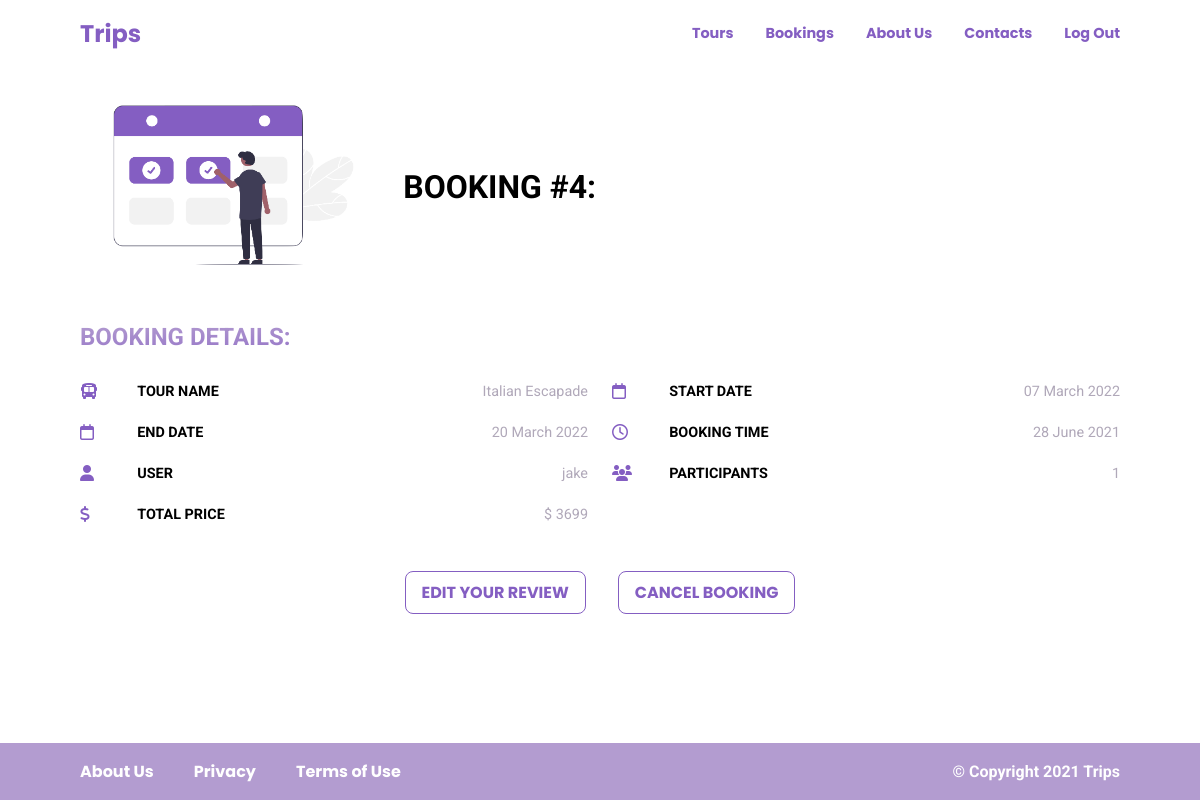
Page /bookings/4 (signed in) on the committed database.
### bookings/models.py (models this page shows, shortened)
class Booking(models.Model):
    tour = models.ForeignKey(Tour, on_delete=models.CASCADE, related_name="bookings")
    user = models.ForeignKey(User, on_delete=models.CASCADE, related_name="bookings")
    created_at = models.DateTimeField(auto_now_add=True)
    num_of_people = models.IntegerField()
    price = models.FloatField(null=True)

### tours/models.py (models this page shows, shortened)
class Tour(models.Model):
    name = models.CharField(max_length=100, unique=True)
    slug = models.SlugField(max_length=100, db_index=True)
    duration = models.IntegerField()
    max_group_size = models.IntegerField()
    ratings = models.FloatField(default=0)
    ratings_number = models.IntegerField(default=0)
    price = models.FloatField()
    summary = models.TextField()
    description = models.TextField()
    start_date = models.DateField()
    end_date = models.DateField()
    created_at = models.DateTimeField(auto_now_add=True)
    locations = models.ManyToManyField(Location)
    images = models.ManyToManyField(Image)
    num_of_spots_left = models.IntegerField()

### bookings/views.py (the view)
# urls.py: path("<int:booking_id>", views.single_booking, name="booking"),
@login_required
def single_booking(request, booking_id):
    current_user = request.user
    booking = get_object_or_404(Booking, pk=booking_id, user=current_user)
    tour = booking.tour
    review = Review.objects.filter(tour=tour, user=current_user).first()
    return render(
        request, "bookings/booking.html", {"booking": booking, "review": review}
    )

### bookings/templates/bookings/booking.html (shortened to what this page needs)
{% extends 'base.html' %}
{% load static %}
{% block css_files %}
	<link rel="stylesheet" href="{% static 'bookings/css/bookings_nav.css' %}">
	<link rel="stylesheet" href="{% static 'bookings/css/booking.css' %}">
{% endblock %}
{% block content %}
	<div class="inner_container">
		<header>
			{% include 'includes/navigation.html' %}
		</header>
		<div class="content_container">
			<section class="booking_section">
				<div class="booking_header">
					<div class="booking_header_img_container">
						<img src="{% static "bookings/images/booking.png" %}" alt="Header">
					</div>
					<h1>BOOKING #{{ booking.id }}:</h1>
				</div>
				<div class="booking_details_container">
					<h3>BOOKING DETAILS:</h3>
					<ul class="booking_details_list">
						<li class="booking_details_item">
							<i class="fas fa-bus"></i>
							<span class="details_text">TOUR NAME</span>
							<span class="details_value">{{ booking.tour.name }}</span>
						</li>
						<li class="booking_details_item">
							<i class="far fa-calendar"></i>
							<span class="details_text">START DATE</span>
							<span class="details_value">{{ booking.tour.start_date|date:"d F Y" }}</span>
						</li>
						<li class="booking_details_item">
							<i class="far fa-calendar"></i>
							<span class="details_text">END DATE</span>
							<span class="details_value">{{ booking.tour.end_date|date:"d F Y" }}</span>
						</li>
						<li class="booking_details_item">
							<i class="far fa-clock"></i>
							<span class="details_text">BOOKING TIME</span>
							<span class="details_value">{{ booking.created_at|date:"d F Y" }}</span>
						</li>
						<li class="booking_details_item">
							<i class="fas fa-user"></i>
							<span class="details_text">USER</span>
							<span class="details_value">{{ booking.user.username }}</span>
						</li>
						<li class="booking_details_item">
							<i class="fas fa-users"></i>
							<span class="details_text">PARTICIPANTS</span>
							<span class="details_value">{{ booking.num_of_people }}</span>
						</li>
						<li class="booking_details_item">
							<i class="fas fa-dollar-sign"></i>
							<span class="details_text">TOTAL PRICE</span>
							<span class="details_value">$ {{ booking.price|floatformat }}</span>
						</li>
					</ul>
				</div>
				<div class="booking_btn_container">
					<a href="{% if review %}{% url 'edit_review' review.id %}{% else %}{% url 'new_review' booking.tour.slug %}{% endif %}" class="booking_btn_booking booking_btn_margin">
						{% if review %}
							EDIT YOUR REVIEW
						{% else %}
							WRITE A REVIEW
						{% endif %}
					</a>
					<a href="{% url 'delete_booking' booking.id %}" class="booking_btn_booking">
						CANCEL BOOKING
					</a>
				</div>
			</section>
		</div>
	</div>
{% endblock %}

### static/css/styles.css (style rules this page uses)
*, *::before, *::after { margin: 0; padding: 0; box-sizing: border-box; }
:root { --color-primary: #845ec2; --color-secondary: #b39cd0; --color-white: #fff; --color-gray: #b0a8b9; --color-error: rgb(252, 74, 9); --color-black: #000; --color-purple-light: rgb(246, 240, 253); }
body, textarea { font-family: 'Roboto', sans-serif; }
ul { list-style: none; }
a { text-decoration: none; font-family: 'Poppins', sans-serif; }
.inner_container { flex: auto; }
.content_container { padding: 0 1.5em; }
@media only screen and (min-width: 700px) { .content_container { padding: 0 4em; } }
@media only screen and (min-width: 1000px) { .content_container { padding: 0 5em; } }

### bookings/static/bookings/css/booking.css (style rules this page uses)
.booking_section { margin: 1em 0 8em; }
.booking_header { display: flex; align-items: center; }
.booking_header_img_container { flex: 0.3; margin-right: 1em; }
.booking_header_img_container img { width: 100%; }
.booking_header h1 { flex: 0.7; }
.booking_details_container { margin-top: 2em; }
.booking_details_container h3 { background-image: linear-gradient( to right bottom, var(--color-secondary), var(--color-primary) ); background-clip: text; -webkit-background-clip: text; color: transparent; }
.booking_details_list { margin-top: 2em; display: grid; grid-template-columns: 1fr; gap: 1.5em; }
.booking_details_item { display: grid; grid-template-columns: 0.1fr 0.4fr 0.5fr; align-content: center; gap: 0.5em; }
.booking_details_item i { color: var(--color-primary); }
.details_text, .details_value { font-size: 0.9rem; }
.details_text { font-weight: bold; }
.details_value { color: var(--color-gray); justify-self: end; }
.booking_btn_container { margin-top: 3em; display: flex; flex-direction: column; }
.booking_btn_booking { all: unset; cursor: pointer; display: inline-block; color: var(--color-primary); border: 1px solid var(--color-primary); padding: 0.5em 1em; border-radius: 0.5em; font-weight: bold; transition: color 0.3s, background-color 0.3s; text-align: center; font-family: 'Poppins', sans-serif; }
.booking_btn_margin { margin-bottom: 1.5em; }
@media only screen and (min-width: 600px) { .booking_header h1 { font-size: 2rem; } }
@media only screen and (min-width: 600px) { .booking_details_container h3 { font-size: 1.5rem; } }
@media only screen and (min-width: 600px) { .booking_btn_container { flex-direction: row; justify-content: center; } }
@media only screen and (min-width: 600px) { .booking_btn_margin { margin-bottom: 0; margin-right: 2em; } }
@media only screen and (min-width: 700px) { .booking_details_list { grid-template-columns: repeat(2, 1fr); gap: 1.5em; } }

### rows in the picture
Booking: id "4", tour.name "Italian Escapade", tour.start_date "07 March 2022", tour.end_date "20 March 2022", created_at "28 June 2021", user.username "jake", num_of_people "1", price "3699"
